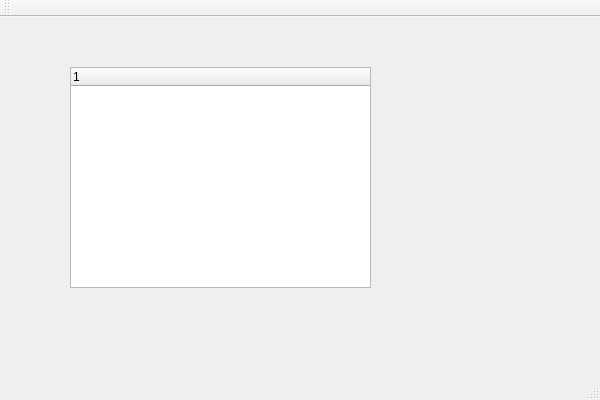
<?xml version="1.0" encoding="UTF-8"?>
<ui version="4.0">
 <class>mainwindowClass</class>
 <widget class="QMainWindow" name="mainwindowClass">
  <property name="geometry">
   <rect>
    <x>0</x>
    <y>0</y>
    <width>600</width>
    <height>400</height>
   </rect>
  </property>
  <property name="windowTitle">
   <string>mainwindow</string>
  </property>
  <widget class="QWidget" name="centralWidget">
   <widget class="QTreeWidget" name="treeWidget">
    <property name="geometry">
     <rect>
      <x>70</x>
      <y>50</y>
      <width>301</width>
      <height>221</height>
     </rect>
    </property>
    <column>
     <property name="text">
      <string notr="true">1</string>
     </property>
    </column>
   </widget>
  </widget>
  <widget class="QMenuBar" name="menuBar">
   <property name="geometry">
    <rect>
     <x>0</x>
     <y>0</y>
     <width>600</width>
     <height>22</height>
    </rect>
   </property>
  </widget>
  <widget class="QToolBar" name="mainToolBar">
   <attribute name="toolBarArea">
    <enum>TopToolBarArea</enum>
   </attribute>
   <attribute name="toolBarBreak">
    <bool>false</bool>
   </attribute>
  </widget>
  <widget class="QStatusBar" name="statusBar"/>
 </widget>
 <layoutdefault spacing="6" margin="11"/>
 <resources>
  <include location="mainwindow.qrc"/>
 </resources>
 <connections/>
</ui>
